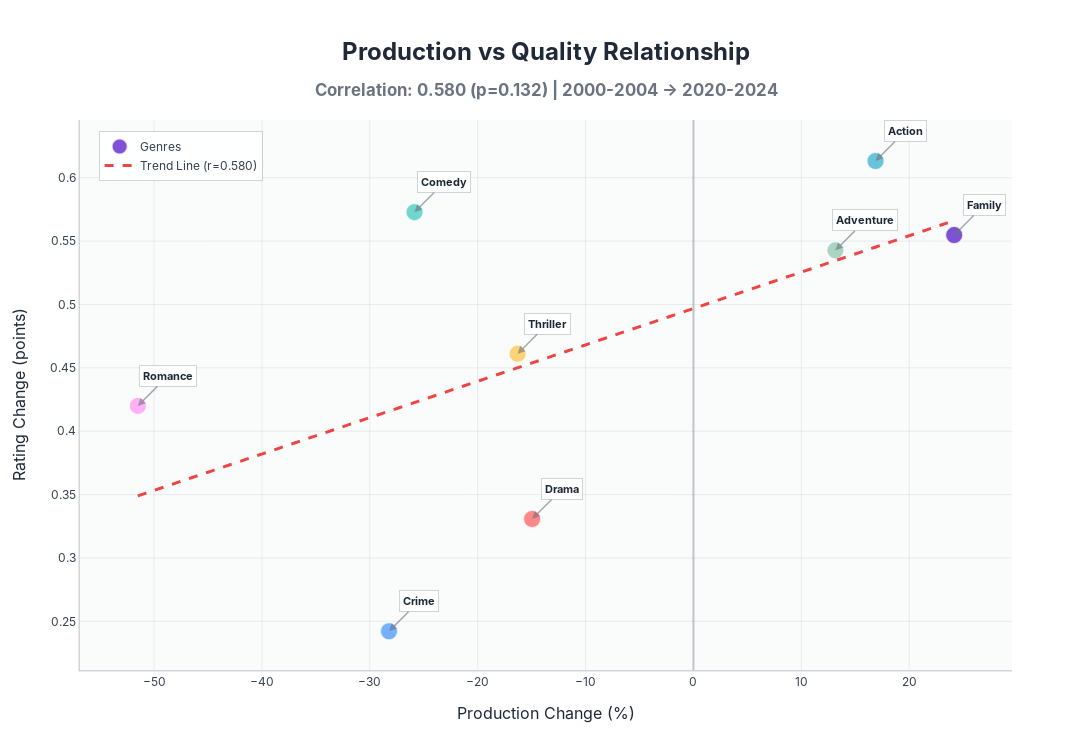

The cell this chart's notebook holds for it:
### Code cell
import pandas as pd
import plotly.graph_objects as go
from collections import defaultdict
import numpy as np
from scipy.stats import pearsonr, spearmanr
import warnings
warnings.filterwarnings('ignore')

def analyze_production_rating_relationship(df, min_movies_per_period=10, min_ratings_per_period=10):
    """
    Analyze the relationship between production changes and rating changes
    for movies from 2000-2024
    """
    
    # Convert Rating to numeric, handling string values with "/10" format
    df_copy = df.copy()
    
    # Clean rating column - remove "/10" and convert to numeric
    if 'Rating' in df_copy.columns:
        # Handle ratings like "6.126/10" by extracting the number before "/10"
        df_copy['Rating'] = df_copy['Rating'].astype(str).str.replace('/10', '').str.strip()
        df_copy['Rating'] = pd.to_numeric(df_copy['Rating'], errors='coerce')
    else:
        print("❌ Rating column not found!")
        return {}, df_copy
    
    # Filter data for 2000-2024 with valid ratings
    df_filtered = df_copy[
        (df_copy['Year'] >= 2000) & 
        (df_copy['Year'] <= 2024) & 
        (df_copy['Genres'].notna()) &
        (df_copy['Rating'].notna()) &
        (df_copy['Rating'] > 0)  # Exclude movies with 0 or invalid ratings
    ].copy()
    
    print(f"Analyzing {len(df_filtered)} movies from 2000-2024 with valid ratings...")
    
    # Process genres and create genre-year data
    genre_year_data = defaultdict(lambda: defaultdict(lambda: {'count': 0, 'ratings': []}))
    
    for _, row in df_filtered.iterrows():
        year = row['Year']
        rating = row['Rating']
        genres = str(row['Genres']).split(',')
        
        for genre in genres:
            genre = genre.strip()
            if genre and genre != 'nan':
                genre_year_data[genre][year]['count'] += 1
                genre_year_data[genre][year]['ratings'].append(rating)
    
    # Calculate averages for early period (2000-2004) and late period (2020-2024)
    early_period = range(2000, 2005)
    late_period = range(2020, 2025)
    
    results = {}
    
    for genre in genre_year_data:
        # Only include specific genres
        allowed_genres = ['Drama', 'Comedy', 'Action', 'Adventure', 'Thriller', 'Romance', 'Crime', 'Family']
        if genre not in allowed_genres:
            continue
            
        # Calculate production counts
        early_production = sum(genre_year_data[genre][year]['count'] for year in early_period)
        late_production = sum(genre_year_data[genre][year]['count'] for year in late_period)
        
        # Calculate average ratings
        early_ratings = []
        late_ratings = []
        
        for year in early_period:
            early_ratings.extend(genre_year_data[genre][year]['ratings'])
        
        for year in late_period:
            late_ratings.extend(genre_year_data[genre][year]['ratings'])
        
        # Only include genres with sufficient data in both periods
        if (early_production >= min_movies_per_period and late_production >= min_movies_per_period and 
            len(early_ratings) >= min_ratings_per_period and len(late_ratings) >= min_ratings_per_period):
            early_avg_rating = np.mean(early_ratings)
            late_avg_rating = np.mean(late_ratings)
            
            # Calculate percentage changes
            production_change = ((late_production - early_production) / early_production) * 100
            rating_change = late_avg_rating - early_avg_rating
            
            results[genre] = {
                'early_production': early_production,
                'late_production': late_production,
                'early_rating': early_avg_rating,
                'late_rating': late_avg_rating,
                'production_change_pct': production_change,
                'rating_change': rating_change,
                'total_early_movies': len(early_ratings),
                'total_late_movies': len(late_ratings)
            }
    
    return results, df_filtered

# Run the analysis
genre_analysis, df_filtered = analyze_production_rating_relationship(df)

if not genre_analysis:
    print("❌ No genres found with sufficient data. Trying lower thresholds...")
    genre_analysis, df_filtered = analyze_production_rating_relationship(df, min_movies_per_period=5, min_ratings_per_period=5)
    
    if not genre_analysis:
        genre_analysis, df_filtered = analyze_production_rating_relationship(df, min_movies_per_period=3, min_ratings_per_period=3)

if genre_analysis:
    # Convert results to DataFrame
    analysis_df = pd.DataFrame(genre_analysis).T
    analysis_df = analysis_df.sort_values('production_change_pct', ascending=False)
    
    print(f"✅ Successfully analyzing {len(analysis_df)} genres!")
    
    # Calculate correlation
    pearson_corr, pearson_p = pearsonr(analysis_df['production_change_pct'], analysis_df['rating_change'])
    
    # Create sleek scatter plot
    fig = go.Figure()
    
    # Define consistent colors for each genre (same as other visualizations)
    genre_colors = {
        'Drama': '#FF6B6B',      # Red
        'Comedy': '#4ECDC4',     # Teal
        'Action': '#45B7D1',     # Blue
        'Adventure': '#96CEB4',  # Light Green
        'Thriller': '#FECA57',   # Yellow
        'Romance': '#FF9FF3',    # Pink
        'Crime': '#54A0FF',      # Light Blue
        'Family': '#5F27CD'      # Purple
    }
    
    # Create color array for the scatter plot
    colors = [genre_colors.get(genre, '#888888') for genre in analysis_df.index]
    
    # Add scatter points with enhanced styling
    fig.add_trace(
        go.Scatter(
            x=analysis_df['production_change_pct'],
            y=analysis_df['rating_change'],
            mode='markers',
            text=analysis_df.index,
            marker=dict(
                size=18,
                color=colors,
                opacity=0.8,
                line=dict(width=2, color='rgba(255,255,255,0.8)')
            ),
            hovertemplate='<b style="color: #1F2937; font-size: 16px;">%{text}</b><br>' +
                          '<span style="color: #6B7280;">Production Change:</span> <b>%{x:+.1f}%</b><br>' +
                          '<span style="color: #6B7280;">Rating Change:</span> <b>%{y:+.3f} points</b><br>' +
                          '<extra></extra>',
            hoverlabel=dict(
                bgcolor="rgba(255, 255, 255, 0.95)",
                bordercolor="rgba(107, 114, 128, 0.3)",
                font=dict(size=12, color="#1F2937", family="Inter, sans-serif"),
                align="left"
            ),
            name='Genres'
        )
    )
    
    # Add sleek trend line
    z = np.polyfit(analysis_df['production_change_pct'], analysis_df['rating_change'], 1)
    p = np.poly1d(z)
    x_trend = np.linspace(analysis_df['production_change_pct'].min(), 
                         analysis_df['production_change_pct'].max(), 100)
    fig.add_trace(
        go.Scatter(
            x=x_trend,
            y=p(x_trend),
            mode='lines',
            line=dict(color='#EF4444', dash='dash', width=3, shape='spline'),
            name=f'Trend Line (r={pearson_corr:.3f})',
            showlegend=True,
            hovertemplate='<b>Trend Line</b><br>' +
                          'Correlation: %{customdata}<br>' +
                          '<extra></extra>',
            customdata=[f'{pearson_corr:.3f}'] * len(x_trend)
        )
    )
    
    # Add modern genre labels with improved styling
    for idx, (genre, row_data) in enumerate(analysis_df.iterrows()):
        fig.add_annotation(
            x=row_data['production_change_pct'],
            y=row_data['rating_change'],
            text=f"<b>{genre}</b>",
            showarrow=True,
            arrowhead=2,
            arrowsize=1,
            arrowwidth=1.5,
            arrowcolor="rgba(107, 114, 128, 0.6)",
            ax=30,
            ay=-30,
            font=dict(size=11, color="#1F2937", family="Inter, sans-serif"),
            bgcolor="rgba(255,255,255,0.9)",
            bordercolor="rgba(107, 114, 128, 0.3)",
            borderwidth=1,
            borderpad=3
        )
    
    # Update layout with modern styling
    fig.update_layout(
        title={
            'text': f'Production vs Quality Relationship<br><sub style="color: #6B7280; font-size: 14px;">Correlation: {pearson_corr:.3f} (p={pearson_p:.3f}) | 2000-2004 → 2020-2024</sub>',
            'x': 0.5,
            'xanchor': 'center',
            'font': {'size': 24, 'family': 'Inter, sans-serif', 'color': '#1F2937', 'weight': 'bold'}
        },
        xaxis_title='Production Change (%)',
        yaxis_title='Rating Change (points)',
        font=dict(size=14, family='Inter, sans-serif', color='#374151'),
        plot_bgcolor='rgba(249, 250, 251, 0.8)',
        paper_bgcolor='white',
        width=1200,
        height=750,
        showlegend=True,
        legend=dict(
            x=0.02, 
            y=0.98,
            bgcolor="rgba(255,255,255,0.9)",
            bordercolor="rgba(107, 114, 128, 0.3)",
            borderwidth=1,
            font=dict(size=12, family="Inter, sans-serif")
        ),
        margin=dict(l=80, r=80, t=120, b=80)
    )
    
    # Update axes with modern styling
    fig.update_xaxes(
        showgrid=True,
        gridwidth=0.8,
        gridcolor='rgba(107, 114, 128, 0.15)',
        showline=True,
        linewidth=1.5,
        linecolor='rgba(107, 114, 128, 0.3)',
        zeroline=True,
        zerolinewidth=2,
        zerolinecolor='rgba(107, 114, 128, 0.4)',
        tickfont=dict(size=12, family='Inter, sans-serif', color='#374151'),
        title_font=dict(size=16, family='Inter, sans-serif', color='#1F2937'),
        title_standoff=20
    )
    
    fig.update_yaxes(
        showgrid=True,
        gridwidth=0.8,
        gridcolor='rgba(107, 114, 128, 0.15)',
        showline=True,
        linewidth=1.5,
        linecolor='rgba(107, 114, 128, 0.3)',
        zeroline=True,
        zerolinewidth=2,
        zerolinecolor='rgba(107, 114, 128, 0.4)',
        tickfont=dict(size=12, family='Inter, sans-serif', color='#374151'),
        title_font=dict(size=16, family='Inter, sans-serif', color='#1F2937'),
        title_standoff=20
    )
    
    fig.show()
    
    # Print elegant interpretation
    print(f"\n CORRELATION ANALYSIS")
    print("=" * 50)
    print(f" Correlation coefficient: {pearson_corr:.4f}")
    
    if pearson_corr > 0.3:
        print(" POSITIVE: More production → Better ratings")
    elif pearson_corr < -0.3:
        print(" NEGATIVE: More production → Worse ratings") 
    else:
        print(" WEAK: Production and quality changes are mostly independent")
    
    if pearson_p < 0.05:
        print(f" Statistically significant (p={pearson_p:.4f})")
    else:
        print(f" Not statistically significant (p={pearson_p:.4f})")
    
    print("=" * 50)

else:
    print(" Unable to complete analysis - insufficient data")

### Figure 1 — Plotly figure (JSON) as saved in the notebook; plotly's stock layout.template omitted (floating-point values rounded to 4 significant figures)
{"data": [{"hoverlabel": {"align": "left", "bgcolor": "rgba(255, 255, 255, 0.95)", "bordercolor": "rgba(107, 114, 128, 0.3)", "font": {"color": "#1F2937", "family": "Inter, sans-serif", "size": 12}}, "hovertemplate": "<b style=\"color: #1F2937; font-size: 16px;\">%{text}</b><br><span style=\"color: #6B7280;\">Production Change:</span> <b>%{x:+.1f}%</b><br><span style=\"color: #6B7280;\">Rating Change:</span> <b>%{y:+.3f} points</b><br><extra></extra>", "marker": {"color": ["#5F27CD", "#45B7D1", "#96CEB4", "#FF6B6B", "#FECA57", "#4ECDC4", "#54A0FF", "#FF9FF3"], "line": {"color": "rgba(255,255,255,0.8)", "width": 2}, "opacity": 0.8, "size": 18}, "mode": "markers", "name": "Genres", "text": ["Family", "Action", "Adventure", "Drama", "Thriller", "Comedy", "Crime", "Romance"], "type": "scatter", "x": [24.17, 16.88, 13.16, -14.95, -16.3, -25.86, -28.22, -51.5], "y": [0.5548, 0.6132, 0.5427, 0.3308, 0.4611, 0.5728, 0.2422, 0.42]}, {"customdata": ["0.580", "0.580", "0.580", "0.580", "0.580", "0.580", "0.580", "0.580", "0.580", "0.580", "0.580", "0.580", "0.580", "0.580", "0.580", "0.580", "0.580", "0.580", "0.580", "0.580", "0.580", "0.580", "0.580", "0.580", "0.580", "0.580", "0.580", "0.580", "0.580", "0.580", "0.580", "0.580", "0.580", "0.580", "0.580", "0.580", "0.580", "0.580", "0.580", "0.580", "0.580", "0.580", "0.580", "0.580", "0.580", "0.580", "0.580", "0.580", "0.580", "0.580", "0.580", "0.580", "0.580", "0.580", "0.580", "0.580", "0.580", "0.580", "0.580", "0.580", "0.580", "0.580", "0.580", "0.580", "0.580", "0.580", "0.580", "0.580", "0.580", "0.580", "0.580", "0.580", "0.580", "0.580", "0.580", "0.580", "0.580", "0.580", "0.580", "0.580", "0.580", "0.580", "0.580", "0.580", "0.580", "0.580", "0.580", "0.580", "0.580", "0.580", "0.580", "0.580", "0.580", "0.580", "0.580", "0.580", "0.580", "0.580", "0.580", "0.580"], "hovertemplate": "<b>Trend Line</b><br>Correlation: %{customdata}<br><extra></extra>", "line": {"color": "#EF4444", "dash": "dash", "shape": "spline", "width": 3}, "mode": "lines", "name": "Trend Line (r=0.580)", "showlegend": true, "type": "scatter", "x": [-51.5, -50.74, -49.97, -49.21, -48.44, -47.68, -46.92, -46.15, -45.39, -44.62, -43.86, -43.09, -42.33, -41.57, -40.8, -40.04, -39.27, -38.51, -37.74, -36.98, -36.22, -35.45, -34.69, -33.92, -33.16, -32.39, -31.63, -30.87, -30.1, -29.34, -28.57, -27.81, -27.04, -26.28, -25.51, -24.75, -23.99, -23.22, -22.46, -21.69, -20.93, -20.16, -19.4, -18.64, -17.87, -17.11, -16.34, -15.58, -14.81, -14.05, -13.29, -12.52, -11.76, -10.99, -10.23, -9.464, -8.7, -7.935, -7.171, -6.407, -5.642, -4.878, -4.114, -3.349, -2.585, -1.821, -1.056, -0.2919, 0.4724, 1.237, 2.001, 2.765, 3.53, 4.294, 5.058, 5.823, 6.587, 7.351, 8.116, 8.88, 9.644, 10.41, 11.17, 11.94, 12.7, 13.47, 14.23, 14.99, 15.76, 16.52, 17.29, 18.05, 18.82, 19.58, 20.35, 21.11, 21.87, 22.64, 23.4, 24.17], "y": [0.349, 0.3512, 0.3534, 0.3556, 0.3578, 0.36, 0.3622, 0.3644, 0.3666, 0.3688, 0.371, 0.3732, 0.3754, 0.3776, 0.3798, 0.3819, 0.3841, 0.3863, 0.3885, 0.3907, 0.3929, 0.3951, 0.3973, 0.3995, 0.4017, 0.4039, 0.4061, 0.4083, 0.4105, 0.4127, 0.4148, 0.417, 0.4192, 0.4214, 0.4236, 0.4258, 0.428, 0.4302, 0.4324, 0.4346, 0.4368, 0.439, 0.4412, 0.4434, 0.4456, 0.4477, 0.4499, 0.4521, 0.4543, 0.4565, 0.4587, 0.4609, 0.4631, 0.4653, 0.4675, 0.4697, 0.4719, 0.4741, 0.4763, 0.4785, 0.4807, 0.4828, 0.485, 0.4872, 0.4894, 0.4916, 0.4938, 0.496, 0.4982, 0.5004, 0.5026, 0.5048, 0.507, 0.5092, 0.5114, 0.5136, 0.5157, 0.5179, 0.5201, 0.5223, 0.5245, 0.5267, 0.5289, 0.5311, 0.5333, 0.5355, 0.5377, 0.5399, 0.5421, 0.5443, 0.5465, 0.5486, 0.5508, 0.553, 0.5552, 0.5574, 0.5596, 0.5618, 0.564, 0.5662]}], "layout": {"annotations": [{"arrowcolor": "rgba(107, 114, 128, 0.6)", "arrowhead": 2, "arrowsize": 1, "arrowwidth": 1.5, "ax": 30, "ay": -30, "bgcolor": "rgba(255,255,255,0.9)", "bordercolor": "rgba(107, 114, 128, 0.3)", "borderpad": 3, "borderwidth": 1, "font": {"color": "#1F2937", "family": "Inter, sans-serif", "size": 11}, "showarrow": true, "text": "<b>Family</b>", "x": 24.17, "y": 0.5548}, {"arrowcolor": "rgba(107, 114, 128, 0.6)", "arrowhead": 2, "arrowsize": 1, "arrowwidth": 1.5, "ax": 30, "ay": -30, "bgcolor": "rgba(255,255,255,0.9)", "bordercolor": "rgba(107, 114, 128, 0.3)", "borderpad": 3, "borderwidth": 1, "font": {"color": "#1F2937", "family": "Inter, sans-serif", "size": 11}, "showarrow": true, "text": "<b>Action</b>", "x": 16.88, "y": 0.6132}, {"arrowcolor": "rgba(107, 114, 128, 0.6)", "arrowhead": 2, "arrowsize": 1, "arrowwidth": 1.5, "ax": 30, "ay": -30, "bgcolor": "rgba(255,255,255,0.9)", "bordercolor": "rgba(107, 114, 128, 0.3)", "borderpad": 3, "borderwidth": 1, "font": {"color": "#1F2937", "family": "Inter, sans-serif", "size": 11}, "showarrow": true, "text": "<b>Adventure</b>", "x": 13.16, "y": 0.5427}, {"arrowcolor": "rgba(107, 114, 128, 0.6)", "arrowhead": 2, "arrowsize": 1, "arrowwidth": 1.5, "ax": 30, "ay": -30, "bgcolor": "rgba(255,255,255,0.9)", "bordercolor": "rgba(107, 114, 128, 0.3)", "borderpad": 3, "borderwidth": 1, "font": {"color": "#1F2937", "family": "Inter, sans-serif", "size": 11}, "showarrow": true, "text": "<b>Drama</b>", "x": -14.95, "y": 0.3308}, {"arrowcolor": "rgba(107, 114, 128, 0.6)", "arrowhead": 2, "arrowsize": 1, "arrowwidth": 1.5, "ax": 30, "ay": -30, "bgcolor": "rgba(255,255,255,0.9)", "bordercolor": "rgba(107, 114, 128, 0.3)", "borderpad": 3, "borderwidth": 1, "font": {"color": "#1F2937", "family": "Inter, sans-serif", "size": 11}, "showarrow": true, "text": "<b>Thriller</b>", "x": -16.3, "y": 0.4611}, {"arrowcolor": "rgba(107, 114, 128, 0.6)", "arrowhead": 2, "arrowsize": 1, "arrowwidth": 1.5, "ax": 30, "ay": -30, "bgcolor": "rgba(255,255,255,0.9)", "bordercolor": "rgba(107, 114, 128, 0.3)", "borderpad": 3, "borderwidth": 1, "font": {"color": "#1F2937", "family": "Inter, sans-serif", "size": 11}, "showarrow": true, "text": "<b>Comedy</b>", "x": -25.86, "y": 0.5728}, {"arrowcolor": "rgba(107, 114, 128, 0.6)", "arrowhead": 2, "arrowsize": 1, "arrowwidth": 1.5, "ax": 30, "ay": -30, "bgcolor": "rgba(255,255,255,0.9)", "bordercolor": "rgba(107, 114, 128, 0.3)", "borderpad": 3, "borderwidth": 1, "font": {"color": "#1F2937", "family": "Inter, sans-serif", "size": 11}, "showarrow": true, "text": "<b>Crime</b>", "x": -28.22, "y": 0.2422}, {"arrowcolor": "rgba(107, 114, 128, 0.6)", "arrowhead": 2, "arrowsize": 1, "arrowwidth": 1.5, "ax": 30, "ay": -30, "bgcolor": "rgba(255,255,255,0.9)", "bordercolor": "rgba(107, 114, 128, 0.3)", "borderpad": 3, "borderwidth": 1, "font": {"color": "#1F2937", "family": "Inter, sans-serif", "size": 11}, "showarrow": true, "text": "<b>Romance</b>", "x": -51.5, "y": 0.42}], "font": {"color": "#374151", "family": "Inter, sans-serif", "size": 14}, "height": 750, "legend": {"bgcolor": "rgba(255,255,255,0.9)", "bordercolor": "rgba(107, 114, 128, 0.3)", "borderwidth": 1, "font": {"family": "Inter, sans-serif", "size": 12}, "x": 0.02, "y": 0.98}, "margin": {"b": 80, "l": 80, "r": 80, "t": 120}, "paper_bgcolor": "white", "plot_bgcolor": "rgba(249, 250, 251, 0.8)", "showlegend": true, "title": {"font": {"color": "#1F2937", "family": "Inter, sans-serif", "size": 24, "weight": "bold"}, "text": "Production vs Quality Relationship<br><sub style=\"color: #6B7280; font-size: 14px;\">Correlation: 0.580 (p=0.132) | 2000-2004 → 2020-2024</sub>", "x": 0.5, "xanchor": "center"}, "width": 1200, "xaxis": {"autorange": true, "gridcolor": "rgba(107, 114, 128, 0.15)", "gridwidth": 0.8, "linecolor": "rgba(107, 114, 128, 0.3)", "linewidth": 1.5, "range": [-56.74, 29.41], "showgrid": true, "showline": true, "tickfont": {"color": "#374151", "family": "Inter, sans-serif", "size": 12}, "title": {"font": {"color": "#1F2937", "family": "Inter, sans-serif", "size": 16}, "standoff": 20, "text": "Production Change (%)"}, "type": "linear", "zeroline": true, "zerolinecolor": "rgba(107, 114, 128, 0.4)", "zerolinewidth": 2}, "yaxis": {"autorange": true, "gridcolor": "rgba(107, 114, 128, 0.15)", "gridwidth": 0.8, "linecolor": "rgba(107, 114, 128, 0.3)", "linewidth": 1.5, "range": [0.2117, 0.6451], "showgrid": true, "showline": true, "tickfont": {"color": "#374151", "family": "Inter, sans-serif", "size": 12}, "title": {"font": {"color": "#1F2937", "family": "Inter, sans-serif", "size": 16}, "standoff": 20, "text": "Rating Change (points)"}, "type": "linear", "zeroline": true, "zerolinecolor": "rgba(107, 114, 128, 0.4)", "zerolinewidth": 2}}}
